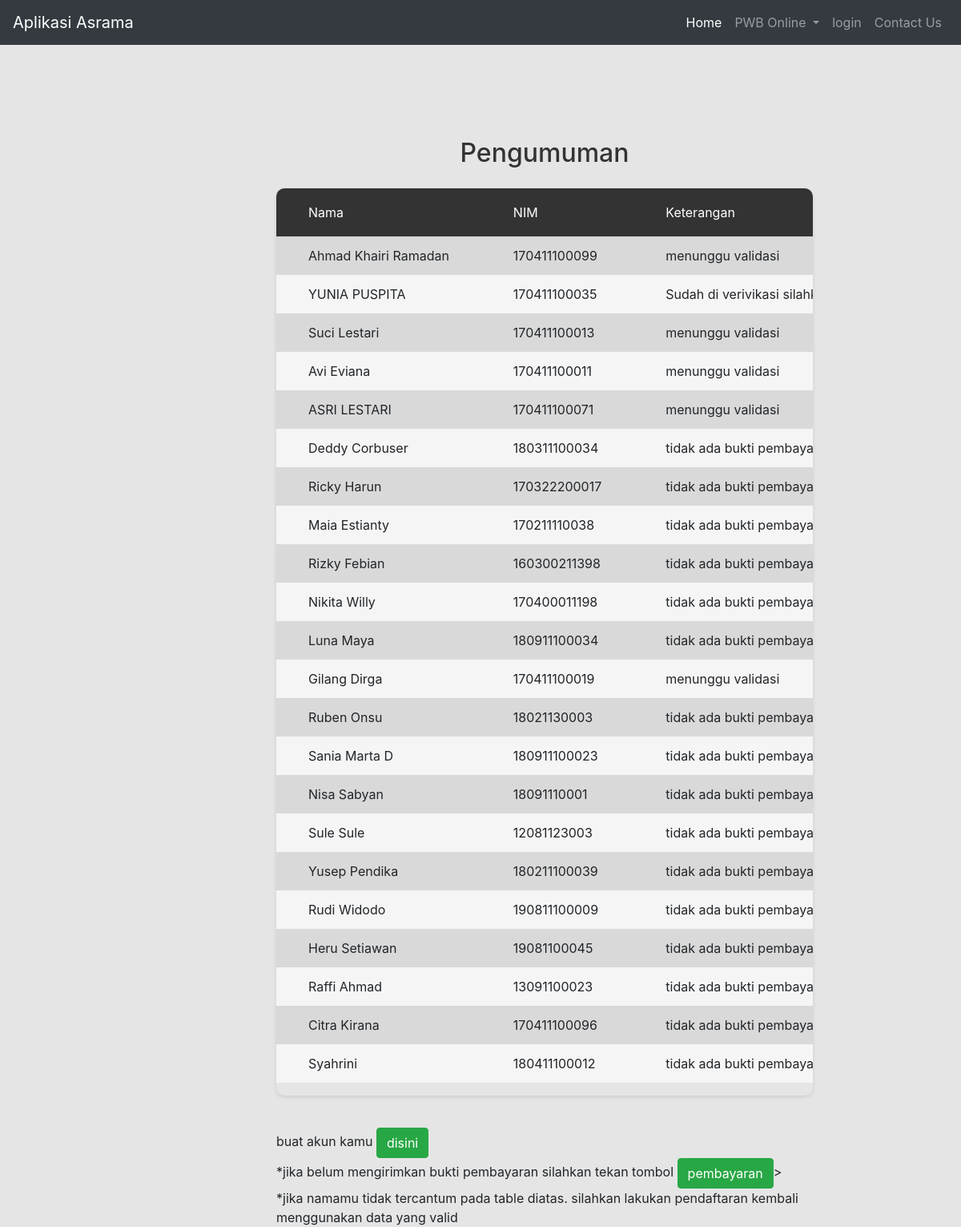
The page /index.php/daftar/bayar on the database its author committed.
### tables this page shows
CREATE TABLE `pendaftaran` (
  `id_daftar` int(11) NOT NULL,
  `namalengkap` varchar(50) NOT NULL,
  `nim` varchar(30) NOT NULL,
  `prodi` varchar(30) NOT NULL,
  `alamat` varchar(50) NOT NULL,
  `id_jk` int(11) NOT NULL,
  `foto` varchar(50) NOT NULL,
  `file_ktm` varchar(40) NOT NULL,
  `id_pengurus` int(11) DEFAULT NULL,
  `tgl_lahir` varchar(20) NOT NULL,
  `nowa` varchar(25) NOT NULL,
  `bukti_bayar` varchar(50) DEFAULT NULL,
  `keterangan` varchar(50) DEFAULT NULL
);

### application/controllers/daftar.php (called while the page is built, shortened)
<?php
class daftar extends CI_Controller {
	public function __construct(){
		$this->load->model("model_daftar");
	}
	public function bayar(){
		$this->load->view("pengumuman");
	}
}

### index.php (called while the page is built, shortened)
<?php
require_once BASEPATH.'core/CodeIgniter.php';

### application/views/pengumuman.php (the view, shortened to what this page needs)
<div class="page-container">
    <div class="main-content">
        <div class="section__content section__content--p30">
            <div class="container-fluid">
                <div class="row">
                    <div class="col-lg-10">
                      <h2 class="text-center m-b-25">Pengumuman</h2>
                        <div class="table-responsive table--no-card m-b-40">
                            <table class="table table-borderless table-striped table-earning">
                                <thead>
                                  <tr>
                                    <th>Nama</th>
                                    <th>NIM</th>
                                    <th>Keterangan</th>
                                  </tr>
                                </thead>
                                <tbody>
                                  <?php $pendaftaran = $this->db->get('pendaftaran');
                                  foreach($pendaftaran->result() as $row){
                                    echo "<tr>";
                                      echo "<td> $row->namalengkap</td>";
                                      echo "<td> $row->nim</td>";
                                      echo "<td> $row->keterangan</td>";
                                    echo "</tr>";
                                  }?>
                                </tbody>
                            </table>
                        </div>
                        buat akun kamu <a href="<?php echo site_url('daftar/buatakun'); ?>" class="btn btn-success">disini</a><br>
                            *jika belum mengirimkan bukti pembayaran silahkan tekan tombol <a href="<?php echo site_url('daftar/pembayaran'); ?>" class="btn btn-success">pembayaran</a>><br>
                            *jika namamu tidak tercantum pada table diatas. silahkan lakukan pendaftaran kembali menggunakan data yang valid
                    </div>
                </div>
            </div>
        </div>
    </div>
</div>
</body>
</html>

### rows shown on the page
pendaftaran: namalengkap "Ahmad Khairi Ramadan", nim "170411100099", keterangan "menunggu validasi"
pendaftaran: namalengkap "YUNIA PUSPITA", nim "170411100035", keterangan "Sudah di verivikasi…"
pendaftaran: namalengkap "Suci Lestari", nim "170411100013", keterangan "menunggu validasi"
pendaftaran: namalengkap "Avi Eviana", nim "170411100011", keterangan "menunggu validasi"
pendaftaran: namalengkap "ASRI LESTARI", nim "170411100071", keterangan "menunggu validasi"
pendaftaran: namalengkap "Deddy Corbuser", nim "180311100034", keterangan "tidak ada bukti…"
pendaftaran: namalengkap "Ricky Harun", nim "170322200017", keterangan "tidak ada bukti…"
pendaftaran: namalengkap "Maia Estianty", nim "170211110038", keterangan "tidak ada bukti…"
pendaftaran: namalengkap "Rizky Febian", nim "160300211398", keterangan "tidak ada bukti…"
pendaftaran: namalengkap "Nikita Willy", nim "170400011198", keterangan "tidak ada bukti…"
pendaftaran: namalengkap "Luna Maya", nim "180911100034", keterangan "tidak ada bukti…"
pendaftaran: namalengkap "Gilang Dirga", nim "170411100019", keterangan "menunggu validasi"
pendaftaran: namalengkap "Ruben Onsu", nim "18021130003", keterangan "tidak ada bukti…"
pendaftaran: namalengkap "Sania Marta D", nim "180911100023", keterangan "tidak ada bukti…"
pendaftaran: namalengkap "Nisa Sabyan", nim "18091110001", keterangan "tidak ada bukti…"
pendaftaran: namalengkap "Sule Sule", nim "12081123003", keterangan "tidak ada bukti…"
pendaftaran: namalengkap "Yusep Pendika", nim "180211100039", keterangan "tidak ada bukti…"
pendaftaran: namalengkap "Rudi Widodo", nim "190811100009", keterangan "tidak ada bukti…"
pendaftaran: namalengkap "Heru Setiawan", nim "19081100045", keterangan "tidak ada bukti…"
pendaftaran: namalengkap "Raffi Ahmad", nim "13091100023", keterangan "tidak ada bukti…"
pendaftaran: namalengkap "Citra Kirana", nim "170411100096", keterangan "tidak ada bukti…"
pendaftaran: namalengkap "Syahrini", nim "180411100012", keterangan "tidak ada bukti…"
